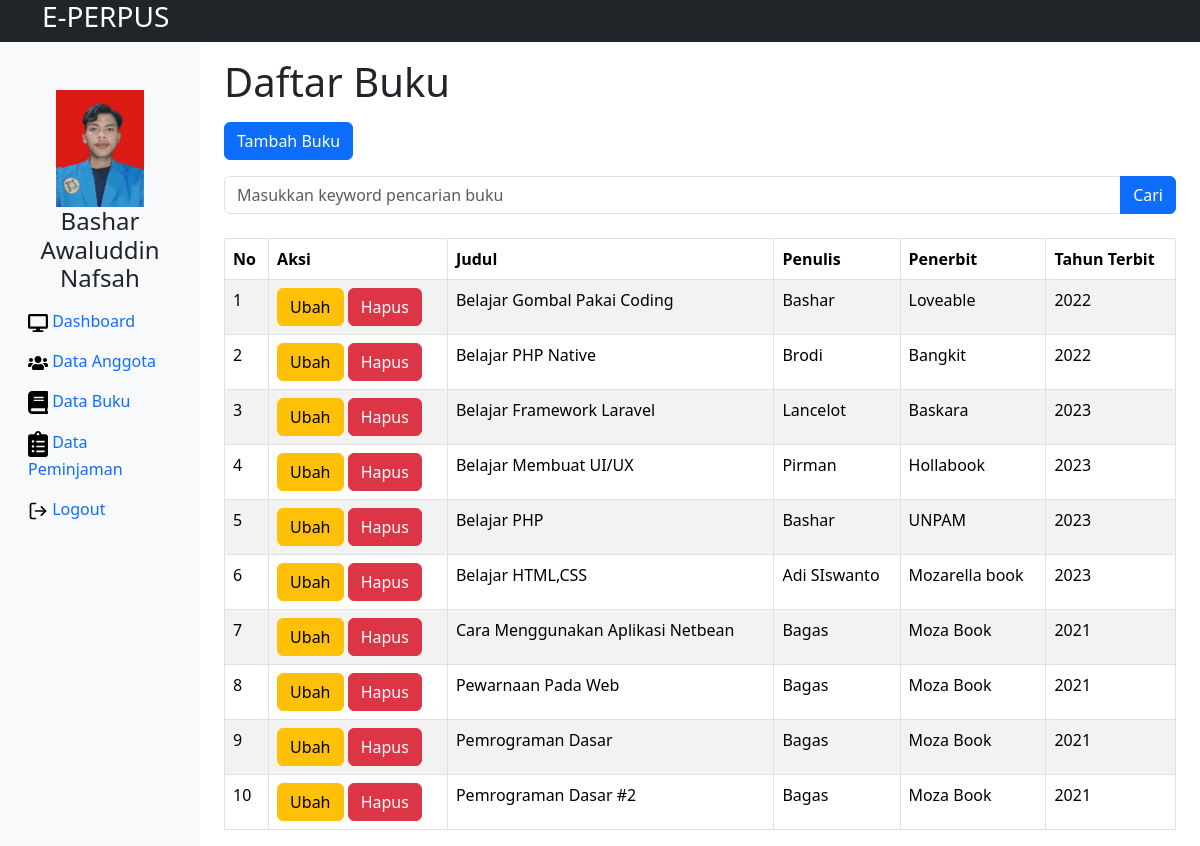
Page /databuku.php (signed in) on the committed database.
### tables this page shows
CREATE TABLE `buku` (
  `id_buku` int(4) NOT NULL,
  `judul` varchar(50) NOT NULL,
  `penulis` varchar(50) NOT NULL,
  `penerbit` varchar(50) NOT NULL,
  `tahun_terbit` year(4) NOT NULL
);

### allfunctions.php (called while the page is built, shortened)
<?php
$conn = mysqli_connect("localhost","root","password","webperpustakaan");
function query($query){
    global $conn;
    $result = mysqli_query($conn, $query);
    $rows = [];
    while ($row = mysqli_fetch_assoc($result)){
        $rows[] = $row;
    }
    return $rows;
}
?>

### databuku.php (the view, shortened to what this page needs)
<?php
require 'allfunctions.php';
$buku = query("SELECT * FROM buku");
?>
<!DOCTYPE html>
<html lang="en">
<head>
    <link rel="stylesheet" href="bootstrap/css/bootstrap.min.css">
</head>
<body>
    <header class="bg-dark text-white">
        <div class="container">
            <div class="row">
                <div class="col-6">
                    <h3>E-<span>PERPUS</span></h3>
                </div>
            </div>
        </div>
    </header>
    <div class="container-fluid">
        <div class="row">
            <nav id="sidebar" class="col-md-3 col-lg-2 d-md-block bg-light sidebar">
                <center>
                    <img src="img/KTM foto.jpg" class="profile_image mt-5 h-auto" alt="" style="max-width:50%">
                    <h4>Bashar Awaluddin Nafsah</h4>
                </center>
                <ul class="nav flex-column">
                    <li class="nav-item">
                        <a class="nav-link" href="index.php">
                            <img src="img/desktop.svg" width="20" class="mr-2" alt="">
                            Dashboard
                        </a>
                    </li>
                    <li class="nav-item">
                        <a class="nav-link" href="dataanggota.php">
                            <img src="img/anggota.svg" width="20" class="mr-2" alt="">
                            Data Anggota
                        </a>
                    </li>
                    <li class="nav-item">
                        <a class="nav-link" href="databuku.php">
                            <img src="img/book.svg" width="20" class="mr-2" alt="">
                            Data Buku
                        </a>
                    </li>
                    <li class="nav-item">
                        <a class="nav-link" href="datapinjam.php">
                            <img src="img/list.svg" width="20" class="mr-2" alt="">
                            Data Peminjaman
                        </a>
                    </li>
                    <li class="nav-item">
                        <a class="nav-link" href="logout.php">
                            <img src="img/logout.svg" width="20" class="mr-2" alt="">
                            Logout
                        </a>
                    </li>
                </ul>
            </nav>
            <main role="main" class="col-md-9 ml-sm-auto col-lg-10 px-4">
                <h1 class="mt-3">Daftar Buku</h1>
                <div class="mt-3">
                    <a href="tambahbuku.php" class="btn btn-primary">Tambah Buku</a>
                </div>
                <div class="mt-3">
                    <form action="" method="post">
                        <div class="input-group">
                            <input type="text" name="keyword2" class="form-control"
                                placeholder="Masukkan keyword pencarian buku" autofocus autocomplete="off">
                            <button type="submit" name="cari2" class="btn btn-primary">Cari</button>
                        </div>
                    </form>
                </div>
                <div class="table-responsive mt-4">
                    <table class="table table-bordered table-striped">
                        <thead class="thead-dark">
                            <tr>
                                <th scope="col">No</th>
                                <th scope="col">Aksi</th>
                                <th scope="col">Judul</th>
                                <th scope="col">Penulis</th>
                                <th scope="col">Penerbit</th>
                                <th scope="col">Tahun Terbit</th>
                            </tr>
                        </thead>
                        <tbody>
                            <?php $i = 1; ?>
                            <?php foreach ($buku as $row): ?>
                                <tr>
                                    <td>
                                        <?= $i; ?>
                                    </td>
                                    <td>
                                        <div class="btn-ubah">
                                            <a href="ubahbuku.php?id_buku=<?= $row["id_buku"]; ?>"
                                                class="btn btn-warning">Ubah</a>
                                            <a id="btnhapus" href="hapusbuku.php?id_buku=<?= $row["id_buku"]; ?>"
                                                class="btn btn-danger"
                                                onclick="return confirm('Yakin ingin menghapus?')">Hapus</a>
                                        </div>
                                    </td>
                                    <td>
                                        <?= $row["judul"]; ?>
                                    </td>
                                    <td>
                                        <?= $row["penulis"]; ?>
                                    </td>
                                    <td>
                                        <?= $row["penerbit"]; ?>
                                    </td>
                                    <td>
                                        <?= $row["tahun_terbit"]; ?>
                                    </td>
                                </tr>
                                <?php $i++; ?>
                            <?php endforeach; ?>
                        </tbody>
                    </table>
                </div>
            </main>
        </div>
    </div>
</body>
</html>

### rows in the picture
buku: judul "Belajar Gombal Pakai Coding", penulis "Bashar", penerbit "Loveable", tahun_terbit "2022"
buku: judul "Belajar PHP Native", penulis "Brodi", penerbit "Bangkit", tahun_terbit "2022"
buku: judul "Belajar Framework Laravel", penulis "Lancelot", penerbit "Baskara", tahun_terbit "2023"
buku: judul "Belajar Membuat UI/UX", penulis "Pirman", penerbit "Hollabook", tahun_terbit "2023"
buku: judul "Belajar PHP", penulis "Bashar", penerbit "UNPAM", tahun_terbit "2023"
buku: judul "Belajar HTML,CSS", penulis "Adi SIswanto", penerbit "Mozarella book", tahun_terbit "2023"
buku: judul "Cara Menggunakan Aplikasi Netbean", penulis "Bagas", penerbit "Moza Book", tahun_terbit "2021"
buku: judul "Pewarnaan Pada Web", penulis "Bagas", penerbit "Moza Book", tahun_terbit "2021"
buku: judul "Pemrograman Dasar", penulis "Bagas", penerbit "Moza Book", tahun_terbit "2021"
buku: judul "Pemrograman Dasar #2", penulis "Bagas", penerbit "Moza Book", tahun_terbit "2021"
